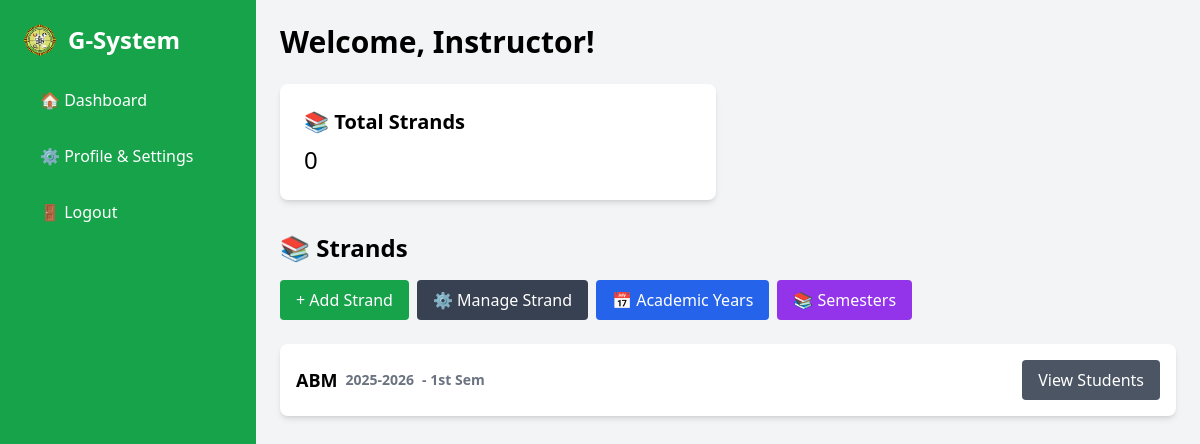
The app's page /supervisor/dashboard/ (signed in), older data.
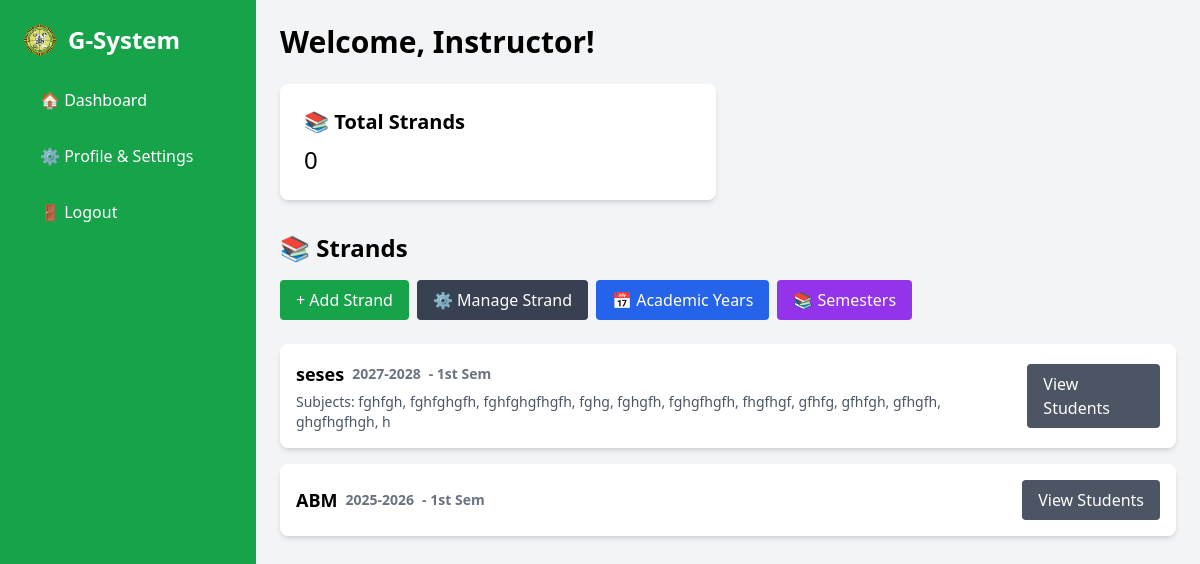
The same page, newer data.
### attendance/models.py (models this page shows, shortened)
class Course(models.Model):
    name = models.CharField(max_length=100)
    academic_year = models.ForeignKey(AcademicYear, on_delete=models.CASCADE, related_name='courses')
    semester = models.ForeignKey(Semester, on_delete=models.CASCADE, related_name='courses')
    course_code = models.CharField(max_length=20, blank=True, null=True)
    supervisor = models.ForeignKey('CustomUser', on_delete=models.CASCADE, related_name='courses')
    default_subjects = models.ManyToManyField(Subject, blank=True, related_name='courses')
    created_at = models.DateTimeField(auto_now_add=True)
    updated_at = models.DateTimeField(auto_now=True)
    class Meta:
        unique_together = ('name', 'academic_year', 'semester', 'supervisor')
        ordering = ['-created_at']

class AcademicYear(models.Model):
    name = models.CharField(max_length=20, unique=True)  # e.g., "2024-2025"
    is_active = models.BooleanField(default=True)
    created_at = models.DateTimeField(auto_now_add=True)
    updated_at = models.DateTimeField(auto_now=True)
    class Meta:
        ordering = ['-name']

class Semester(models.Model):
    SEMESTER_CHOICES = (
        ('1st Sem', '1st Semester'),
        ('2nd Sem', '2nd Semester'),
    )
    name = models.CharField(max_length=10, choices=SEMESTER_CHOICES, unique=True)
    is_active = models.BooleanField(default=True)
    created_at = models.DateTimeField(auto_now_add=True)
    updated_at = models.DateTimeField(auto_now=True)
    class Meta:
        ordering = ['name']

class Subject(models.Model):
    name = models.CharField(max_length=100)
    code = models.CharField(max_length=20, blank=True, null=True)
    description = models.TextField(blank=True, null=True)
    is_active = models.BooleanField(default=True)
    created_at = models.DateTimeField(auto_now_add=True)
    updated_at = models.DateTimeField(auto_now=True)
    def __str__(self):
        return f"{self.code} - {self.name}" if self.code else self.name
    class Meta:
        ordering = ['name']

### attendance/views.py (the view)
# urls.py: path('supervisor/dashboard/', views.supervisor_dashboard, name='supervisor_dashboard'),
@login_required
def supervisor_dashboard(request):
    if request.user.role == 'supervisor':
        if not AcademicYear.objects.exists():
            current_year = timezone.now().year
            for i in range(3):
                year_start = current_year + i
                year_end = year_start + 1
                AcademicYear.objects.create(name=f"{year_start}-{year_end}")
        if not Semester.objects.exists():
            Semester.objects.create(name="1st Sem")
            Semester.objects.create(name="2nd Sem")
        courses = Course.objects.filter(supervisor=request.user)
        return render(request, 'Supervisor/supervisor-dashboard.html', {'courses': courses})
    return redirect('supervisor_login')

### attendance/templates/Supervisor/supervisor-dashboard.html (shortened to what the changed rows need)
{% load static %}
<!DOCTYPE html>
<html lang="en">
<head>
    <script src="https://cdn.tailwindcss.com"></script>
</head>
<body class="bg-gray-100">
<div class="flex h-screen overflow-hidden">
    <aside id="sidebar" class="fixed top-0 left-0 w-64 h-full bg-green-600 text-white p-6 z-40 transform -translate-x-full lg:translate-x-0 transition-transform duration-300 ease-in-out lg:static lg:block">
        <div class="flex items-center space-x-3 mb-6">
        <h2 class="text-2xl font-bold">G-System</h2>
        </div>
    </aside>
    <div id="mainContent" class="flex-1 flex flex-col transition-all duration-300">
        <main class="p-6 overflow-y-auto flex-1">
            <div class="flex justify-between items-center mb-6">
                <h1 class="text-3xl font-bold">Welcome, Instructor!</h1>
            </div>
            <div class="mt-8">
                <h2 class="text-2xl font-bold mb-4">📚 Strands</h2>
                <div id="courseList" class="mt-6 space-y-4">
                    {% if courses %}
                        {% for course in courses %}
                            <div class="courseItem bg-white p-4 rounded-lg shadow-md flex flex-col md:flex-row justify-between items-start md:items-center gap-4" data-course-id="{{ course.id }}" data-course-name="{{ course.name }}">
                                <div class="flex flex-col">
                                    <p class="text-lg font-semibold flex flex-wrap items-center gap-x-2">
                                        <span>{{ course.name }}</span>
                                        <span class="text-gray-500 text-sm">{{ course.academic_year.name }}</span>
                                        <span class="text-gray-500 text-sm">- {{ course.semester.name }}</span>
                                    </p>
                                    {% if course.default_subjects.all %}
                                        <p class="text-sm text-gray-600 mt-1">
                                            Subjects: {{ course.default_subjects.all|join:", " }}
                                        </p>
                                    {% endif %}
                                </div>
                                <div class="flex flex-wrap gap-2">
                                    <a href="{% url 'view_students' course.id %}" class="viewStudentsBtn bg-gray-600 text-white px-4 py-2 rounded hover:bg-gray-700">View Students</a>
                                </div>
                            </div>
                        {% endfor %}
                    {% else %}
                        <p id="noCoursesMessage" class="text-gray-600">No courses yet. Click "Add Course" to create one.</p>
                    {% endif %}
                </div>
            </div>
        </main>
    </div>
</div>
</body>
</html>

Row changes from the older to the newer data that the page shows:
added Course: name "seses", academic_year.name "2027-2028", semester.name "1st Sem", default_subjects.all "fghfgh, fghfghgfh, fghfghgfhgfh, fghg, fghgfh, fghgfhgfh, fhgfhgf, gfhfg, gfhfgh, gfhgfh, ghgfhgfhgh, h"
